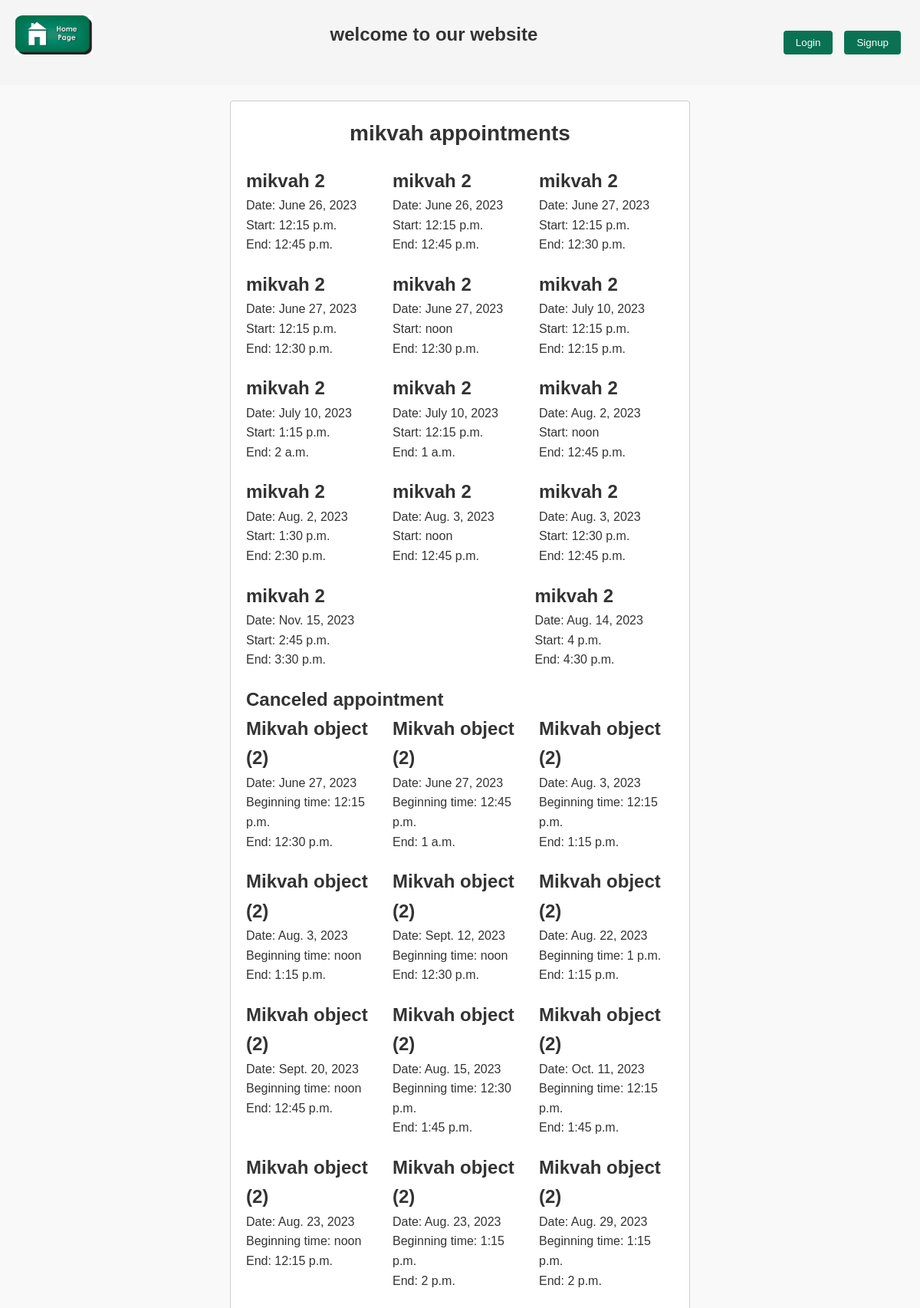
/website/mikvah-appointments/2/, run on an earlier commit of the app's database.
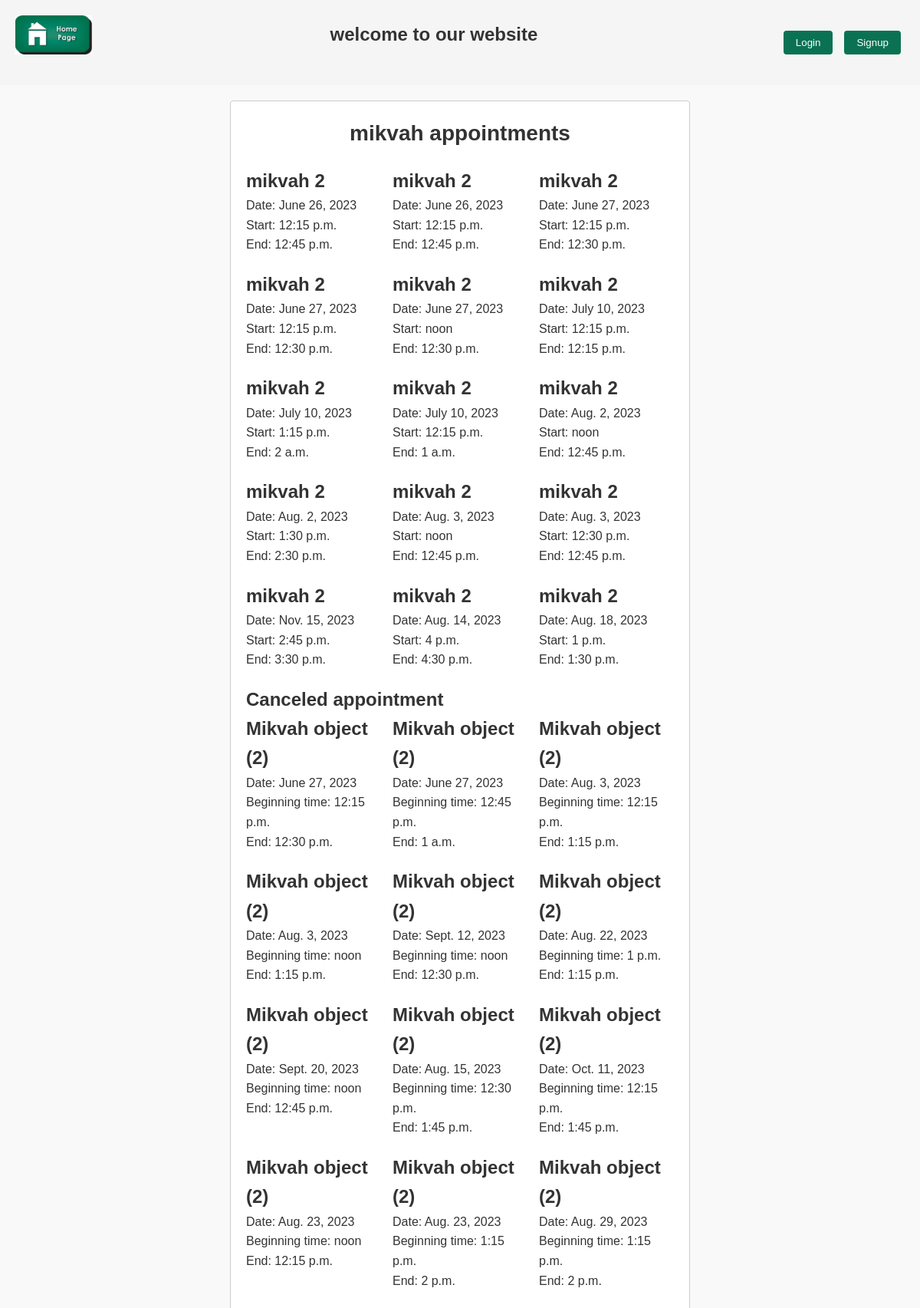
And on a later commit of the database.
### website/models.py (models this page shows, shortened)
class Appointment(models.Model):
    user = models.ForeignKey(User, on_delete=models.CASCADE, blank=True)
    mikvah_id = models.ForeignKey(Mikvah, on_delete=models.CASCADE, blank=True)
    mikvah_calendar = models.ForeignKey(MikvahCalendar, on_delete=models.CASCADE)
    date = models.DateField(blank=True)
    start = models.TimeField(blank=True)
    end = models.TimeField(blank=True)
    canceled = models.BooleanField(default=False)

class Mikvah(models.Model):
    mikvah_id = models.BigAutoField(primary_key=True)
    user = models.ForeignKey(User, on_delete=models.CASCADE)
    name = models.CharField(max_length=30)
    phone_nb1 = models.CharField(max_length=20)
    phone_nb2 = models.CharField(max_length=20, blank=True)
    open_at = models.TimeField(blank=True)
    ashkenaz = models.BooleanField(default=False)
    sefarad = models.BooleanField(default=False)
    chabad = models.BooleanField(default=False)
    address_nb = models.CharField(max_length=4)
    address_st = models.CharField(max_length=40)
    address_city = models.CharField(max_length=40)
    address_state = models.CharField(max_length=20)
    address_country = models.CharField(max_length=40)
    longitude = models.DecimalField(max_digits=10, decimal_places=7)
    latitude = models.DecimalField(max_digits=10, decimal_places=7)
    distance = models.FloatField(null=True, blank=True)

### website/views/pro_views.py (the view)
# urls.py: path('mikvah-appointments/<int:mikvah_id>/', views.mikvah_appointments_view, name='mikvah_appointments'),
def mikvah_appointments_view(request, mikvah_id):
    mikvah = Mikvah.objects.get(mikvah_id=mikvah_id)
    appointments = Appointment.objects.filter(mikvah_id=mikvah)
    context = {
       'appointments': appointments,
       'mikvah_id': mikvah_id
    }
    return render(request, 'website/mikvah_appointments.html', context)

### templates/website/mikvah_appointments.html
{% extends 'base_layout.html' %}
{% load static %}
{% block content %}
        <h1> mikvah appointments </h1>
    <div class="three_in_a_line_container">
    {% for appointment in appointments %}
                {% if appointment.canceled is False %}
        <div class="three_in_a_line_element">
            <h2>{{appointment.mikvah_id.name}}</h2>
            <p>Date: {{ appointment.date }}</p>
            <p>Start: {{ appointment.start }}</p>
            <p>End: {{ appointment.end }}</p>
        </div>
        {% endif %}
    {% endfor %}
    </div>
<h2>Canceled appointment</h2>
<div class="three_in_a_line_container">
    {% for appointment in appointments %}
                {% if appointment.canceled is True %}
        <div class="three_in_a_line_element">
            <h2>{{appointment.mikvah_id}}</h2>
            <p>Date: {{ appointment.date }}</p>
            <p>Beginning time: {{ appointment.start }}</p>
            <p>End: {{ appointment.end }}</p>
        </div>
        {% endif %}
    {% endfor %}
    </div>
{% endblock %}

### templates/base_layout.html (shortened to what this page needs)
{% load static %}
<!DOCTYPE html>
<html lang="en">
<head>
    <link rel="stylesheet" href="{% static 'style.css' %}">
</head>
<body>
     <header>
     <h1> <a href="{% url 'website:index' %}"> <img src="{% static 'what-is-a-home-page.jpg' %}"></a></h1>
        <h1> welcome to our website </h1>
         {% if user.is_authenticated %}
             <p> Logged in as {{ user }}</p>
             <form class="Logout-link" action="{% url 'accounts:logout' %}" method="post">
                 {% csrf_token %}
                 <button type="submit">Logout</button>
             </form>
         {% else %}
             <form class="Login-link" action="{% url 'accounts:login' %}" method="post">
                 <button type="submit">Login</button>
             </form>
             <br>
             <form class="Signup-link" action="{% url 'accounts:signup' %}" method="post">
                 <button type="submit">Signup</button>
             </form>
         {% endif %}
    </header>
     <div class="wrapper">
    {% block content %}
    {% endblock %}
    </div>
</body>
</html>

### assets/style.css (style rules this page uses)
* { margin: 0; padding: 0; box-sizing: border-box; }
body { font-family: Arial, sans-serif; line-height: 1.6; background-color: #f9f9f9; color: #333; margin: 0; padding: 0; }
header { text-align: center; padding: 20px; background-color: #f5f5f5; display: flex; align-items: center; }
header h1 { font-size: 24px; margin-right: auto; }
header img { max-width: 100px; height: auto; vertical-align: middle; }
form { margin: 5px; }
button { padding: 8px 16px; background-color: #0a7253; color: #fff; border: none; border-radius: 4px; cursor: pointer; }
.wrapper { max-width: 1200px; margin: 20px auto; padding: 20px; }
a { color: #0a7253; text-decoration: none; }
.Login-link, .Signup-link { display: inline-block; margin-left: 10px; }
.wrapper { max-width: 600px; margin: 20px auto; padding: 20px; background-color: #fff; border: 1px solid #ccc; border-radius: 4px; }
h1 { font-size: 28px; text-align: center; margin-bottom: 20px; }
.three_in_a_line_container { display: flex; flex-wrap: wrap; justify-content: space-between; }
.three_in_a_line_element { width: calc(33.33% - 10px); margin-bottom: 20px; margin-right: 1%; }
.three_in_a_line_element:nth-child(3n) { margin-right: 0; }

What changed in the data, as far as the page shows it:
added Appointment: mikvah_id.name "mikvah 2", date "Aug. 18, 2023", start "1 p.m.", end "1:30 p.m.", shown under "mikvah appointments"
